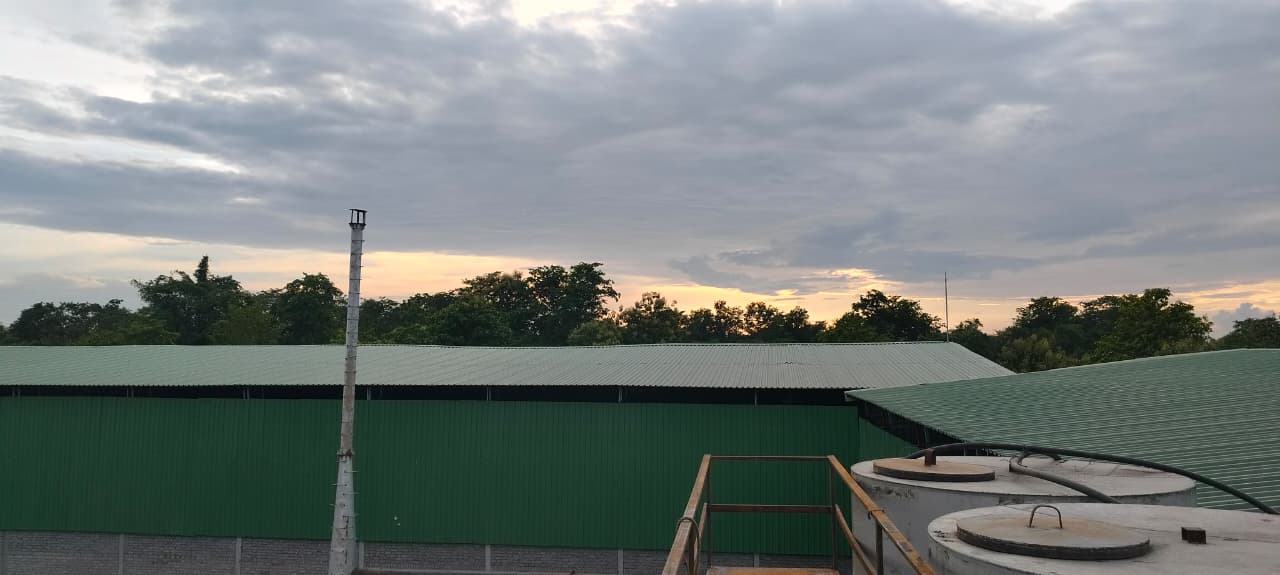
#> input picture WhatsApp Image 2026-09-27 at 20.03.47.jpeg, 1280 x 575 px, found by its file name
$ python prep_login_bg.py
#> lines starting #> are read from the running program, lines starting #| are printed output that depends on the picture
"""Prepare the login background files.

- login-bg.jpg: the wide photo (used live), copied as-is
- login-bg-alt.jpg: centre-cropped 16:9 from the tall Pexels photo,
  resized to 1920 wide, so there is a second option to switch to
"""
import os

from PIL import Image

REPO = "/tmp/assets-repo"
OUT = "/opt/data/tmp/lsbrand"

wide = os.path.join(REPO, "WhatsApp Image 2026-09-27 at 20.03.47.jpeg")
tall = os.path.join(REPO, "pexels-fi-u-59232535-32576972.jpg")

# chosen background: wide photo, no processing
im = Image.open(wide).convert("RGB")
#> im is the input picture: PIL image 1280x575 RGB; mean R, G, B 119.2, 126.3, 124.9
im.save(os.path.join(OUT, "login-bg.jpg"), quality=88, optimize=True)
print("login-bg.jpg", im.size, os.path.getsize(os.path.join(OUT, "login-bg.jpg")), "bytes")
#| login-bg.jpg (1280, 575) 74481 bytes

# alternative: centre crop of the tall photo to 16:9, 1920 wide
im2 = Image.open(tall).convert("RGB")
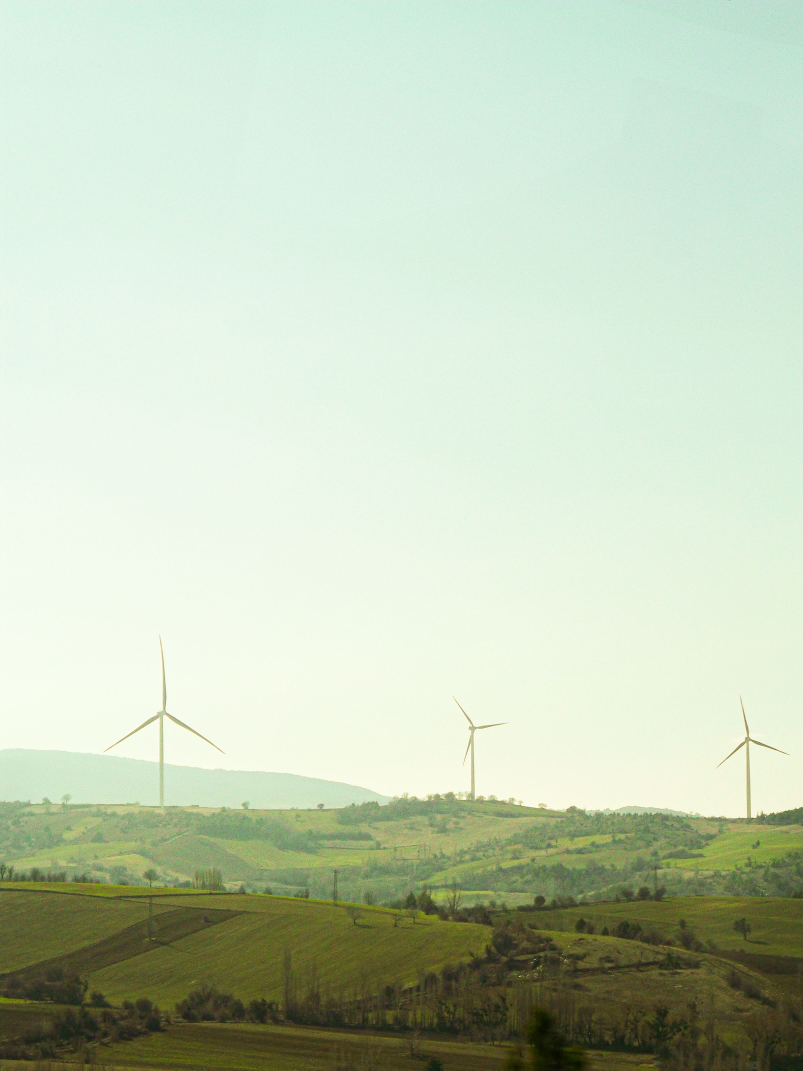
#> input picture pexels-fi-u-59232535-32576972.jpg, 3212 x 4282 px, found by its file name (shown at 1/4 size)
#> im2 is the input picture: PIL image 3212x4282 RGB; mean R, G, B 194.5, 208, 184.7
w, h = im2.size
#> w = 3212; h = 4282
target_ratio = 16 / 9
crop_h = int(w / target_ratio)
#> crop_h = 1806
if crop_h > h:
    crop_w = int(h * target_ratio)
    left = (w - crop_w) // 2
    box = (left, 0, left + crop_w, h)
else:
    top = (h - crop_h) // 2
#> top = 1238
    box = (0, top, w, top + crop_h)
#> box = (0, 1238, 3212, 3044)
alt = im2.crop(box)
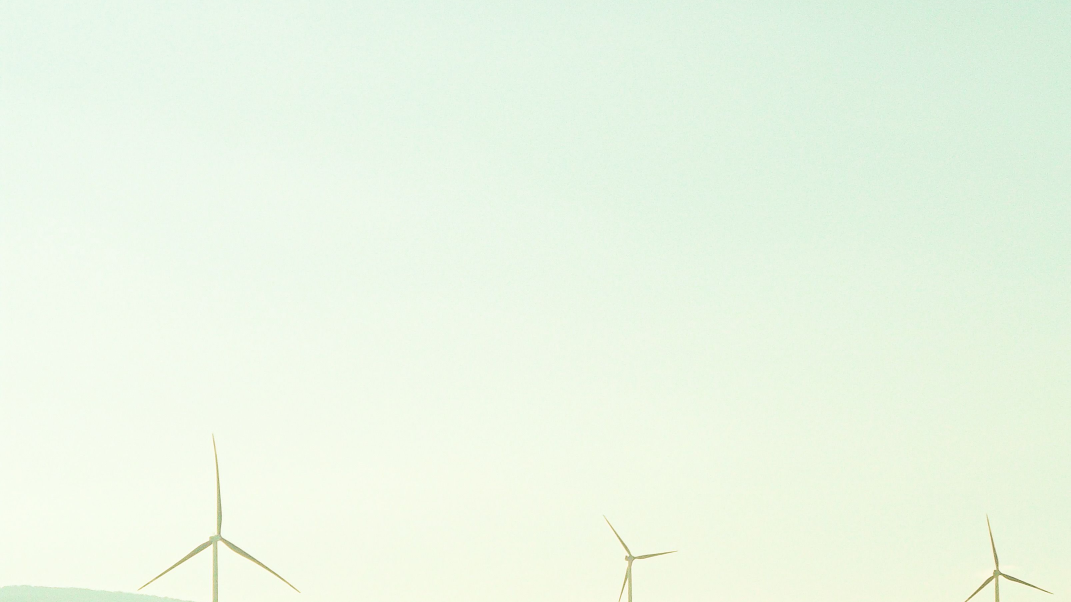
#> alt: PIL image 3212x1806 RGB (shown at 1/3 size); mean R, G, B 234.6, 246.5, 229.3
alt = alt.resize((1920, int(1920 * alt.height / alt.width)), Image.LANCZOS)
#> alt: PIL image 1920x1079 RGB
alt.save(os.path.join(OUT, "login-bg-alt.jpg"), quality=84, optimize=True)
print("login-bg-alt.jpg", alt.size, os.path.getsize(os.path.join(OUT, "login-bg-alt.jpg")), "bytes")
#| login-bg-alt.jpg (1920, 1079) 85378 bytes
